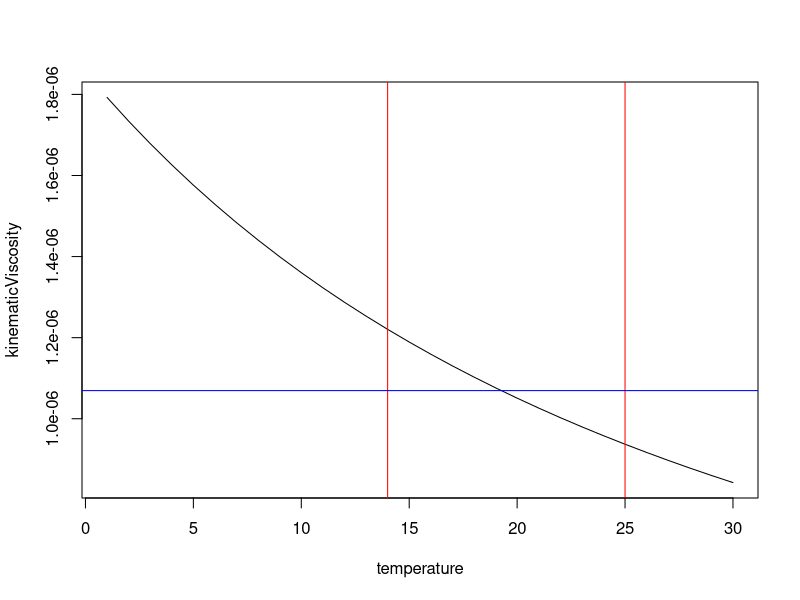

Reproduce this figure in R.
# Kinematic Viscosity
# ITTC - Fresh water and seawater properties (2011)

temp <- 1:30
v <- c(1.7926E-06, 1.7341E-06, 1.6787E-06, 1.6262E-06, 1.5762E-06, 1.5288E-06, 1.4836E-06, 1.4406E-06, 1.3995E-06, 1.3604E-06, 1.3230E-06, 1.2873E-06, 1.2532E-06, 1.2205E-06, 1.1892E-06, 1.1592E-06, 1.1304E-06, 1.1028E-06, 1.0763E-06, 1.0508E-06, 1.0263E-06, 1.0027E-06, 9.8002E-07, 9.5818E-07, 9.3713E-07, 9.1683E-07, 8.9726E-07, 8.7837E-07, 8.6014E-07, 8.4253E-07)
kV <- data.frame(temperature=temp, kinematicViscosity=v)

plot(kV, type="l")
abline(v=14, col="red")
abline(v=25, col="red")

# Get Mediterraneo temperatures
med <- kV[kV$temperature >= 14 & kV$temperature <= 25,]

m <- mean(med$kinematicViscosity)
abline(h=m, col="blue")
